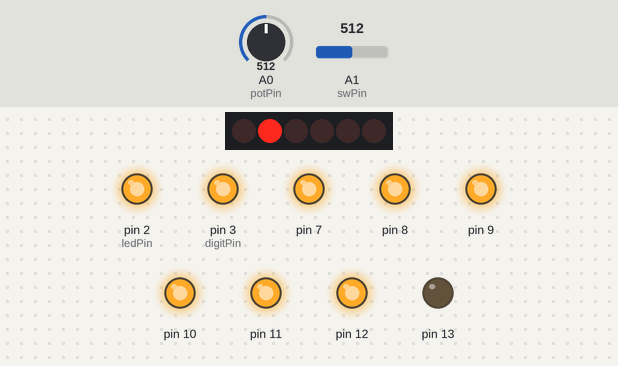
This sketch was run on a simulated Arduino Uno, built with avr-gcc and run on an emulated ATmega328P. On the bench: 6×1 LED matrix, output pins drawn as LEDs (lit = HIGH). Wiring (inferred from the names in the program): charlieplexed LEDs: lines pin 4, pin 5, pin 6. The test bench sets the inputs (shaded band); at power-on: A1 (swPin) = 512, A0 (potPin) = 512. Random numbers use the default seed unless the sketch sets one; pins used as bus, display or sensor lines are not drawn.

Above: at 1.2 s.
1.3 s: A1 (swPin) set to 632
2.8 s: A1 (swPin) set to 664
At 10.9 s:
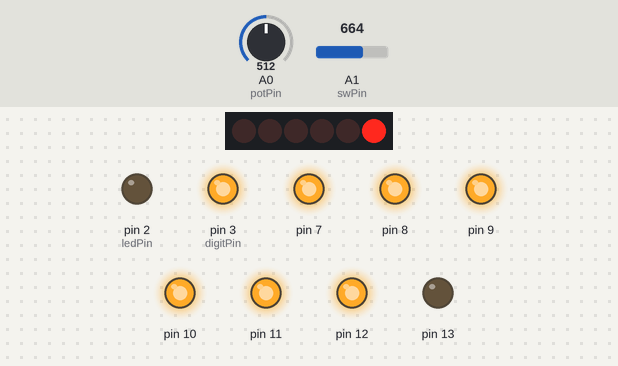
At 21.9 s:
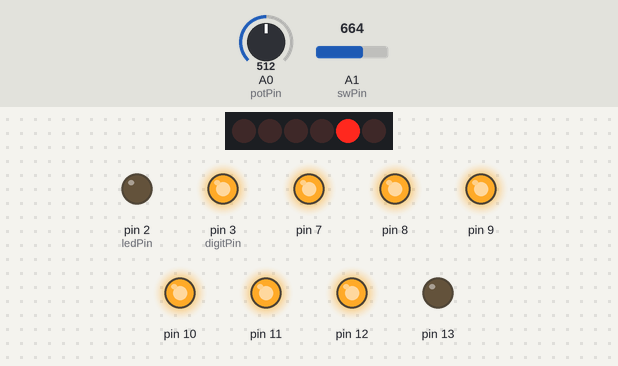
Timing chart, 0 to 23.4 s (numbered marks = the images above; inputs shaded):
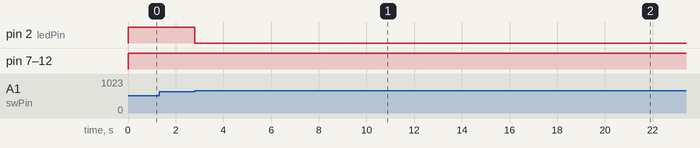

The sketch:

roulette_project.ino
```cpp
int inPin1 = 4;
int inPin2 = 5;
int inPin3 = 6;
int potPin = A0;
int swPin = A1;
int digitPin = 3;
int ledPin = 2;
int interruptPin = 2;
int currentPin = 1;
int chosenPin = 1;
int isChoosing = 10000;
int del = 50;
int stopDelay = 200;
int score = 0;

int num_array[10][7] = {  { 1, 1, 1, 1, 1, 1, 0 }, // 0
  { 0, 1, 1, 0, 0, 0, 0 }, // 1
  { 1, 1, 0, 1, 1, 0, 1 }, // 2
  { 1, 1, 1, 1, 0, 0, 1 }, // 3
  { 0, 1, 1, 0, 0, 1, 1 }, // 4
  { 1, 0, 1, 1, 0, 1, 1 }, // 5
  { 1, 0, 1, 1, 1, 1, 1 }, // 6
  { 1, 1, 1, 0, 0, 0, 0 }, // 7
  { 1, 1, 1, 1, 1, 1, 1 }, // 8
  { 1, 1, 1, 0, 0, 1, 1 }
};   // 9

/*
 * LED 1 : Low, HIgh, Z
 * LED 5 : Z, High, Low
 * LED 4 : Z, Low, HIgh
 * LED 2 : High, Low, Z
 * LED 3 : High, Z, Low
 * LED 6 : Low, Z, High
 */


void setup() {
  // put your setup code here, to run once:
    //attachInterrupt(digitalPinToInterrupt(interruptPin), changeState, CHANGE);
    pinMode(digitPin, OUTPUT);
    pinMode(ledPin, OUTPUT);
    for(int i=7; i<=13; i++)
      pinMode(i,OUTPUT);
    digitalWrite(3, HIGH);
    randomSeed(analogRead(0));
    stopDelay = random(200, 250);
}

void loop() {
  // put your main code here, to run repeatedly:
  int sw = analogRead(swPin);
  if((sw>=650 && sw<=720) && isChoosing>0){
    isChoosing--;
  }
  if(isChoosing==10000){
    int pot = analogRead(potPin);
    currentPin = map(pot, 0, 1000, 1, 6);
    lightCharlie(currentPin);
  }
  else if(isChoosing==0){
    if(del>=stopDelay){
      if(currentPin == chosenPin)
        score++;
      else
        score--;
      if(score>9)
        score=9;
      if(score<0)
        score=0;
      del = 50;
      isChoosing = 10000;
      lightCharlie(currentPin);
      stopDelay = random(200,250);
      delay(5000);
    }
    else {
    lightCharlie(currentPin);
    currentPin++;
    if(currentPin==7)
      currentPin=1;
    delay(del);
    del+=5;
    }
  }
    else{
      chosenPin = currentPin;
    /*for(int i=6;i>=1;i--){
     lightCharlie(i);
     delay(100);
    }*/
  }
  if(isChoosing==10000)
    digitalWrite(ledPin, HIGH);
  else
    digitalWrite(ledPin, LOW);
  ssd(score);
}

void ssd(int score){
  for(int j=7; j<=13; j++){
    digitalWrite(j, num_array[score][j-7]);
  }
}

void lightCharlie(int pin){
  switch(pin){
  case 3:
  pinMode(inPin1, OUTPUT);
  pinMode(inPin2, INPUT);
  pinMode(inPin3, OUTPUT);
  digitalWrite(inPin1, HIGH);
  digitalWrite(inPin3, LOW);
  break;
  case 4:
  pinMode(inPin1, INPUT);
  pinMode(inPin2, OUTPUT);
  pinMode(inPin3, OUTPUT);
  digitalWrite(inPin2, LOW);
  digitalWrite(inPin3, HIGH);
  break;
  case 5:
  pinMode(inPin1, INPUT);
  pinMode(inPin2, OUTPUT);
  pinMode(inPin3, OUTPUT);
  digitalWrite(inPin2, HIGH);
  digitalWrite(inPin3, LOW);
  break;
  case 1:
  pinMode(inPin1, OUTPUT);
  pinMode(inPin2, OUTPUT);
  pinMode(inPin3, INPUT);
  digitalWrite(inPin1, LOW);
  digitalWrite(inPin2, HIGH);
  break;
  case 2:
  pinMode(inPin1, OUTPUT);
  pinMode(inPin2, OUTPUT);
  pinMode(inPin3, INPUT);
  digitalWrite(inPin1, HIGH);
  digitalWrite(inPin2, LOW);
  break;
  case 6:
  pinMode(inPin1, OUTPUT);
  pinMode(inPin2, INPUT);
  pinMode(inPin3, OUTPUT);
  digitalWrite(inPin1, LOW);
  digitalWrite(inPin3, HIGH);
  break;
  default:
  pinMode(inPin1, OUTPUT);
  pinMode(inPin2, OUTPUT);
  pinMode(inPin3, OUTPUT);
  digitalWrite(inPin1, LOW);
  digitalWrite(inPin2, LOW);
  digitalWrite(inPin3, LOW);
  break;
  }
}
```

Measured:
- the behaviour switches between 649 and 650 on A1 (swPin) (found by bisection; images 0 and 1)
- after the input at 1.3 s, every drawn part: stays the same
- after the input at 2.8 s, pin 2 (ledPin): HIGH → LOW at once; the display: first changes after 1.6 s (image 1 shows a later state)
- what the display in image 1 shows lasts 6.6 s, from 9.5 s to 16.1 s
